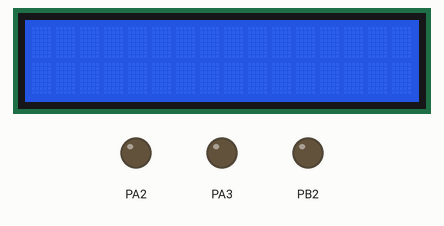
Bench run of a program on a simulated ATmega32, built with avr-gcc and emulated at 1 MHz (the files do not name the chip). Shown: 16×2 character LCD, output pins drawn as LEDs (lit = HIGH). Wiring (inferred from the signals the program sends): character LCD (HD44780): RS PB1; R/W PA0; E PB3; data PA4, PA5, PA6, PA7. Pins used as bus, display or sensor lines are not drawn. At 2.4 s the program stops and its outputs stay as they are.

Above: at 2.4 s.
Timing chart, 0 to 3.9 s (numbered marks = the images above):
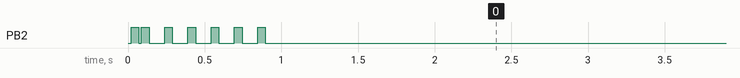

The program:

main.c
```c
/*
 * ATmegaDrivers.c
 *
 * Created: 10/22/2023 12:04:17 PM
 * Author : Moamen
 */

#define F_CPU 1000000UL

#include "ATmega32_Device_Header.h"
#include "GPIO.h"
#include "lcd.h"

GPIO_init()
{
	GPIO_PinConfig_t PinConfig;

	/* AMIT LCD Data Lines
	 * Configure the PORTA Pins (4..7) as Output
	 * LCD_D4 -> PORTA.4
	 * LCD_D5 -> PORTA.5
	 * LCD_D6 -> PORTA.6
	 * LCD_D7 -> PORTA.7
	 */

	// Configure PIN4 as Output(push-pull)
	PinConfig.GPIO_PinNumber = GPIO_PIN_4;
	PinConfig.GPIO_PinMode = GPIO_MODE_OUTPUT_PP;
	MCAL_GPIO_Init(GPIOA, &PinConfig);

	// Configure PIN5 as Output(push-pull)
	PinConfig.GPIO_PinNumber = GPIO_PIN_5;
	PinConfig.GPIO_PinMode = GPIO_MODE_OUTPUT_PP;
	MCAL_GPIO_Init(GPIOA, &PinConfig);

	// Configure PIN6 as Output(push-pull)
	PinConfig.GPIO_PinNumber = GPIO_PIN_6;
	PinConfig.GPIO_PinMode = GPIO_MODE_OUTPUT_PP;
	MCAL_GPIO_Init(GPIOA, &PinConfig);

	// Configure PIN7 as Output(push-pull)
	PinConfig.GPIO_PinNumber = GPIO_PIN_7;
	PinConfig.GPIO_PinMode = GPIO_MODE_OUTPUT_PP;
	MCAL_GPIO_Init(GPIOA, &PinConfig);


	/* AMIT LCD Control Lines
	 * Configure the PortB PINs as Output(push-pull)
	 * LCD_RS -> PORTB.1
	 * LCD_RW -> PORTB.2
	 * LCD_E  -> PORTB.3
	 */

	// Configure PIN1 as Output(push-pull)
	PinConfig.GPIO_PinNumber = GPIO_PIN_1;
	PinConfig.GPIO_PinMode = GPIO_MODE_OUTPUT_PP;
	MCAL_GPIO_Init(GPIOB, &PinConfig);

	// Configure PIN2 as Output(push-pull)
	PinConfig.GPIO_PinNumber = GPIO_PIN_2;
	PinConfig.GPIO_PinMode = GPIO_MODE_OUTPUT_PP;
	MCAL_GPIO_Init(GPIOB, &PinConfig);

	// Configure PIN3 as Output(push-pull)
	PinConfig.GPIO_PinNumber = GPIO_PIN_3;
	PinConfig.GPIO_PinMode = GPIO_MODE_OUTPUT_PP;
	MCAL_GPIO_Init(GPIOB, &PinConfig);

	//#########################################
}


int main(void)
{
	// Initialize the GPIO
	GPIO_init();
	// Initialize the LCD
	LCD_INIT();

	LCD_WRITE_STRING("Moamen Mohamed");

    while (1)
    {

    }
	return 0;
}
```

ATmega32_Device_Header.h
```c
/*
 * ATmega32_Device_Header.h
 *
 * Created: 10/22/2023 12:21:34 PM
 *  Author: Moamen
 */


#ifndef ATMEGA32_DEVICE_HEADER_H_
#define ATMEGA32_DEVICE_HEADER_H_

/* ================================================================ */
/* =========================== Includes =========================== */
/* ================================================================ */

#include "stdint.h"


/* ================================================================ */
/* ========== Base Addresses of FLASH and SRAM memories =========== */
/* ================================================================ */

#define FLASH_MEMORY		0x00
#define SRAM				0x60

/* ================================================================ */
/* ================ Bus Peripheral Base Addresses ================= */
/* ================================================================ */

#define GPIOA_Base			0x39
#define GPIOB_Base			0x36
#define GPIOC_Base			0x33
#define GPIOD_Base			0x30

#define SPI_Base			0x2D


/* ================================================================ */
/* ================= Peripheral Registers GPIO ==================== */
/* ================================================================ */

//GPIO REGISTERS====================
typedef struct {
	volatile uint8_t PIN;
	volatile uint8_t DDR;
	volatile uint8_t PORT;
}GPIO_Typedef_t;

//GPIO REGISTERS====================
typedef struct {
	volatile uint8_t SPCR;
	volatile uint8_t SPSR;
	volatile uint8_t SPDR;
}SPI_Typedef_t;

////USART REGISTERS===================
//typedef struct {
	//volatile uint8_t PIN;
	//volatile uint8_t DDR;
	//volatile uint8_t PORT;
//}USART_Typedef_t;

/* ================================================================ */
/* =================== Peripheral Instants  ======================= */
/* ================================================================ */

#define GPIOA 				((GPIO_Typedef_t *)(GPIOA_Base))
#define GPIOB  				((GPIO_Typedef_t *)(GPIOB_Base))
#define GPIOC 				((GPIO_Typedef_t *)(GPIOC_Base))
#define GPIOD 				((GPIO_Typedef_t *)(GPIOD_Base))


//////////////////////SOI///////////////////////////////////////
#define SPI 				((SPI_Typedef_t *)(SPI_Base))

////////////////////////help macros//////////////////////////
#define SET_BIT(reg,bit)		reg |=  (1<<bit)
#define CLEAR_BIT(reg,bit)		reg &= ~(1<<bit)
#define TOGGLE_BIT(reg,bit)		reg ^=  (1<<bit)
#define READ_BIT(reg,bit)		(reg>>bit) & 1

#endif /* ATMEGA32_DEVICE_HEADER_H_ */
```

LCD.c
```c
/*
 * LCD.c
 *
 * Created: 10/22/2023 12:05:00 PM
 *  Author: Moamen
 */

#include "lcd.h"


void LCD_INIT(void)
{
	_delay_ms(20);
	LCD_ISBUSY();
	//GPIO_init();
	//DataDir_LCD_CTRL |= ((1<<E_PIN)|(1<<RW_PIN)|(1<<RS_PIN)); // Set as output
	LCD_CTRL &= ~((1<<E_PIN)|(1<<RW_PIN)|(1<<RS_PIN)); // Clear
	//DataDir_LCD_PORT = 0xFF; // Set Port as Output
	_delay_ms(15);
	LCD_CLEAR_SCREEN();

	#ifdef EIGHT_BIT_MODE
	LCD_WRITE_COMMAND(LCD_CMD_FUNCTION_8BIT_2LINES);
	#endif

	#ifdef FOUR_BIT_MODE
	LCD_WRITE_COMMAND(0x02); // As datasheet
	LCD_WRITE_COMMAND(LCD_CMD_FUNCTION_4BIT_2LINES);
	#endif

	LCD_WRITE_COMMAND(LCD_CMD_ENTRY_MODE);
	LCD_WRITE_COMMAND(LCD_CMD_BEGIN_AT_FIRST_ROW);
	LCD_WRITE_COMMAND(LCD_CMD_DISP_ON_CURSOR_BLINK);

}

void LCD_WRITE_COMMAND(unsigned char command)
{
	#ifdef EIGHT_BIT_MODE
	LCD_ISBUSY();
	LCD_PORT = command;
	LCD_CTRL &= ~(1<<RW_PIN)|(1<<RS_PIN); // Clear
	LCD_KICK();
	#endif

	#ifdef FOUR_BIT_MODE
	LCD_ISBUSY();
	LCD_PORT = (LCD_PORT & 0x0F) | (command & 0xF0);
	LCD_CTRL &= ~ ((1<<RW_PIN)|(1<<RS_PIN));
	LCD_KICK();
	LCD_PORT = (LCD_PORT & 0x0F) | (command << 4);
	LCD_CTRL &= ~ ((1<<RW_PIN)|(1<<RS_PIN));
	LCD_KICK();
	#endif
}

void LCD_WRITE_CHAR(unsigned char character)
{
	#ifdef EIGHT_BIT_MODE
	LCD_ISBUSY();
	LCD_CTRL |= (1<<RS_PIN); // Turn RS ON for data mode
	LCD_PORT = (((character) << DATA_SHIFT));
	LCD_CTRL |= (1<<RS_PIN); // Turn RS ON for data mode
	LCD_CTRL &= ~(1<<RW_PIN); // Turn RW OFF for write mode
	LCD_KICK();
	#endif

	#ifdef FOUR_BIT_MODE
	LCD_PORT = (LCD_PORT & 0x0F) | (character & 0xF0);
	LCD_CTRL |= (1<<RS_PIN); // Turn RS ON for data mode
	LCD_CTRL &= ~(1<<RW_PIN); // Turn RW OFF for write mode
	LCD_KICK();
	LCD_PORT = (LCD_PORT & 0x0F) | (character << 4);
	LCD_CTRL |= (1<<RS_PIN); // Turn RS ON for data mode
	LCD_CTRL &= ~(1<<RW_PIN); // Turn RW OFF for write mode
	LCD_KICK();
	#endif
}

void LCD_WRITE_STRING(char* string)
{
	int count = 0; // To count how much char on the line (it should be 16 char only)

	while (*string > 0)
	{
		count++;
		LCD_WRITE_CHAR(*string++);
		if (count == 16) // Go to the second line
		{
			LCD_GOTOXY(1,0); // Line 1 position 0
		}
		else if (count == 32 || count == 33) // Clear screen and show again
		{
			LCD_CLEAR_SCREEN();
			LCD_GOTOXY(0,0); // Line 0 Position 0
			count = 0;
		}
	}
}

void LCD_CLEAR_SCREEN(void)
{
	LCD_WRITE_COMMAND(LCD_CMD_CLEAR_SCREEN);
}

void LCD_KICK(void)
{
	LCD_CTRL &= ~(1<<E_PIN);
	_delay_ms(50);
	LCD_CTRL |=(1<<E_PIN);
}

void LCD_ISBUSY(void)
{
	DataDir_LCD_PORT = 0x00; //	Input Mode
	LCD_CTRL |= (1<<RW_PIN); // Read mode // ON
	LCD_CTRL &= ~(1<<RS_PIN);// Read Mode // OFF
	LCD_KICK();
	DataDir_LCD_PORT = 0xFF;
	LCD_CTRL &= ~(1<<RW_PIN);
}

void LCD_GOTOXY(unsigned char line, unsigned char position)
{
	if (line == 0)
	{
		if (position < 16 && position >= 0)
		{
			LCD_WRITE_COMMAND(LCD_CMD_BEGIN_AT_FIRST_ROW + position);
		}
	}
	else if (line == 1)
	{
		if (position < 16 && position >= 0)
		{
			LCD_WRITE_COMMAND(LCD_CMD_BEGIN_AT_SECOND_ROW + position);
		}
	}
}
```

LCD.h
```c
/*
 * LCD.h
 *
 * Created: 10/22/2023 12:05:15 PM
 *  Author: Moamen
 */


#ifndef LCD_H_
#define LCD_H_

#define F_CPU 1000000UL

#include "ATmega32_Device_Header.h"
#include "GPIO.h"
#include <util/delay.h>


#define LCD_PORT			GPIOA->PORT
#define DataDir_LCD_PORT	GPIOA->DDR

#define LCD_CTRL			GPIOB->PORT
#define DataDir_LCD_CTRL	GPIOB->DDR

#define RS_PIN				1
#define	RW_PIN				2
#define E_PIN				3

#define DATA_SHIFT			0 // 0:4 bit date mode | 4:4 bit data mode

//#define EIGHT_BIT_MODE
#define FOUR_BIT_MODE

// Options for LCD
#define LCD_REGISTER_SELECT_PIN						(0)
#define LCD_READ_WRITE_PIN							(1)
#define LCD_ENABLE_PIN								(2)
#define LCD_REGISTER_SELECT_ENABLE					(1)
#define LCD_REGISTER_SELECT_DISABLE					(0)
#define READ_FROM_LCD								(1)
#define WRITE_TO_LCD								(0)
#define LCD_ENABLE									(1)
#define LCD_DISABLE									(0)
#define LCD_FIRST_LINE								(0)
#define LCD_SECOND_LINE								(1)

// Commands of LCD
#define LCD_CMD_FUNCTION_8BIT_2LINES   					(0x38)
#define LCD_CMD_FUNCTION_4BIT_2LINES   					(0x28)
#define LCD_CMD_MOVE_DISP_RIGHT       					(0x1C)
#define LCD_CMD_MOVE_DISP_LEFT   						(0x18)
#define LCD_CMD_MOVE_CURSOR_RIGHT   					(0x14)
#define LCD_CMD_MOVE_CURSOR_LEFT 	  					(0x10)
#define LCD_CMD_DISP_OFF   								(0x08)
#define LCD_CMD_DISP_ON_CURSOR   						(0x0E)
#define LCD_CMD_DISP_ON_CURSOR_BLINK   					(0x0F)
#define LCD_CMD_DISP_ON_BLINK   						(0x0D)
#define LCD_CMD_DISP_ON   								(0x0C)
#define LCD_CMD_ENTRY_DEC   							(0x04)
#define LCD_CMD_ENTRY_DEC_SHIFT   						(0x05)
#define LCD_CMD_ENTRY_INC_   							(0x06)
#define LCD_CMD_ENTRY_INC_SHIFT   						(0x07)
#define LCD_CMD_BEGIN_AT_FIRST_ROW						(0x80)
#define LCD_CMD_BEGIN_AT_SECOND_ROW						(0xC0)
#define LCD_CMD_CLEAR_SCREEN							(0x01)
#define LCD_CMD_ENTRY_MODE								(0x06)

void LCD_INIT();
void LCD_WRITE_COMMAND(unsigned char command);
void LCD_WRITE_CHAR(unsigned char character);
void LCD_WRITE_STRING(char* string);
void LCD_ISBUSY(void);
void LCD_CLEAR_SCREEN(void);
void LCD_GOTOXY(unsigned char line, unsigned char position);
void LCD_KICK(void);


#endif /* LCD_H_ */
```

GPIO.c
```c
/*
 * GPIO.c
 *
 * Created: 10/22/2023 12:26:01 PM
 *  Author: Moamen
 */
#include "GPIO.h"

void MCAL_GPIO_Init (GPIO_Typedef_t * GPIOx, GPIO_PinConfig_t * cfg)
{
	if (cfg->GPIO_PinMode == GPIO_MODE_OUTPUT_PP)
	{
		GPIOx->DDR |= cfg->GPIO_PinNumber;
	}
	else if(cfg->GPIO_PinMode == GPIO_MODE_INPUT_PU)
	{
		GPIOx->DDR	&= ~(cfg->GPIO_PinNumber);
		GPIOx->PORT |= cfg->GPIO_PinNumber;
	}
	else if(cfg->GPIO_PinMode == GPIO_MODE_INPUT_Hiz)
	{
		GPIOx->DDR	&= ~(cfg->GPIO_PinNumber);
		GPIOx->PORT &= ~(cfg->GPIO_PinNumber);
	}

}

void MCAL_GPIO_DeInit (GPIO_Typedef_t * GPIOx)
{
	GPIOx->PORT = 0x00;
	GPIOx->DDR  = 0x00;
}

 uint8_t MCAL_GPIO_ReadPin (GPIO_Typedef_t * GPIOx, uint8_t PinNumber)
 {
	 uint8_t temp = 0;
	 if ((GPIOx->PIN &= PinNumber) != 0)
	 {
		temp = GPIO_HIGH ;
	 }
	 else temp = GPIO_LOW ;

	 return temp;
 }

 uint8_t MCAL_GPIO_ReadPort (GPIO_Typedef_t * GPIOx)
 {
	 uint8_t temp = 0;
	 temp = GPIOx->PIN;
	 return temp;
 }

 void MCAL_GPIO_WritePin (GPIO_Typedef_t * GPIOx, uint8_t PinNumber, uint8_t data)
 {
	if (data)
	{
		GPIOx->PORT |= PinNumber;
	}
	else GPIOx->PORT &= ~(PinNumber);
 }

 void MCAL_GPIO_WritePort (GPIO_Typedef_t * GPIOx, uint8_t data)
 {
	 GPIOx->PORT = data;
 }

 void MCAL_GPIO_TogglePin (GPIO_Typedef_t * GPIOx, uint8_t PinNumber)
 {
	 GPIOx->PORT ^= PinNumber ;
 }
```

GPIO.h
```c
/*
 * GPIO.h
 *
 * Created: 10/22/2023 12:26:52 PM
 *  Author: Moamen
 */


#ifndef GPIO_H_
#define GPIO_H_

/* ================================================================ */
/* =========================== Includes =========================== */
/* ================================================================ */

#include "ATmega32_Device_Header.h"

/* ================================================================ */
/* =============== User type definitions (structures) ============= */
/* ================================================================ */

typedef struct{
	uint8_t GPIO_PinNumber;             // Specifies The GPIO Pin To Be Configured
										// This Parameter Can Be a Value of @ref GPIO_PIN_define / GPIO_PORT_define

	uint8_t GPIO_PinMode;               // Specifies The Mode For Selected Pin
										// This Parameter Can Be a value of @ref GPIO_MODE_define
}GPIO_PinConfig_t;


/* ================================================================ */
/* =============== Macros Configuration References ================ */
/* ================================================================ */

#define GPIO_PIN_0		((uint8_t)0b00000001)
#define GPIO_PIN_1		((uint8_t)0b00000010)
#define GPIO_PIN_2		((uint8_t)0b00000100)
#define GPIO_PIN_3		((uint8_t)0b00001000)
#define GPIO_PIN_4		((uint8_t)0b00010000)
#define GPIO_PIN_5		((uint8_t)0b00100000)
#define GPIO_PIN_6		((uint8_t)0b01000000)
#define GPIO_PIN_7		((uint8_t)0b10000000)

#define GPIO_PORT		((uint8_t)0b11111111)

/*
 *@ref GPIO_MODE_define
 */
#define GPIO_MODE_INPUT_Hiz			0	//0: HI-Z input (reset state)
#define GPIO_MODE_INPUT_PU			1	//1: Input with pull-up
#define GPIO_MODE_OUTPUT_PP			2	//2: General purpose output push-pull

/*
 *@ref GPIO_PIN_STATE_define
 */
#define GPIO_HIGH					1
#define GPIO_LOW					0


/* ================================================================ */
/* ============== APIs Supported by "MCAL GPIO DRIVER" ============ */
/* ================================================================ */

/* =======================================================================
 *@Fn:                  - MCAL_GPIO_Init
 *@param[in]            - GPIO_Typedef_t * GPIOx, GPIO_PinConfig_t * cfg
 *@retval               - None
 *@Brief                - This Function Initializes the GPIO For a Specific Port and Configure its Pins
 */
void MCAL_GPIO_Init (GPIO_Typedef_t * GPIOx, GPIO_PinConfig_t * cfg);

/* =======================================================================
 *@Fn:                  - MCAL_GPIO_DeInit
 *@param[in]            - GPIO_Typedef_t * GPIOx, GPIO_PinConfig_t * cfg
 *@retval               - None
 *@Brief                - This Function DeInitializes the GPIO For a Specific Port and Reset its Pins
 */
void MCAL_GPIO_DeInit (GPIO_Typedef_t * GPIOx);

/* =======================================================================
 *@Fn:                  - MCAL_GPIO_ReadPin
 *@param[in]            - GPIO_Typedef_t * GPIOx, uint8_t PinNumber
 *@retval               - uint8_t
 *@Brief                - This Function Reads the value of a pin and returns it
 */
 uint8_t MCAL_GPIO_ReadPin (GPIO_Typedef_t * GPIOx, uint8_t PinNumber);

 /* =======================================================================
 *@Fn:                  - MCAL_GPIO_ReadPort
 *@param[in]            - GPIO_Typedef_t * GPIOx
 *@retval               - uint8_t
 *@Brief                - This Function reads the value of a port and returns it
 */
uint8_t MCAL_GPIO_ReadPort (GPIO_Typedef_t * GPIOx);

/* =======================================================================
 *@Fn:                  - MCAL_GPIO_WritePin
 *@param[in]            - GPIO_Typedef_t * GPIOx, uint8_t PinNumber, uint8_t data
 *@retval               - None
 *@Brief                - This Function writes a value to a pin
 */
void MCAL_GPIO_WritePin (GPIO_Typedef_t * GPIOx, uint8_t PinNumber, uint8_t data);

/* =======================================================================
 *@Fn:                  - MCAL_GPIO_WritePort
 *@param[in]            - GPIO_Typedef_t * GPIOx, uint8_t data
 *@retval               - None
 *@Brief                - This Function writes a value to a port
 */
void MCAL_GPIO_WritePort (GPIO_Typedef_t * GPIOx, uint8_t data);

/* =======================================================================
 *@Fn:                  - MCAL_GPIO_TogglePin
 *@param[in]            - GPIO_Typedef_t * GPIOx, uint8_t PinNumber
 *@retval               - None
 *@Brief                - This Function toggles a pin
 */
void MCAL_GPIO_TogglePin (GPIO_Typedef_t * GPIOx, uint8_t PinNumber);


#endif /* GPIO_H_ */
```

Measured:
- by itself, PB2: goes HIGH 0.05 s, LOW 0.02 s, 5 × (HIGH 0.05 s, LOW 0.10 s), HIGH 0.05 s, then LOW
